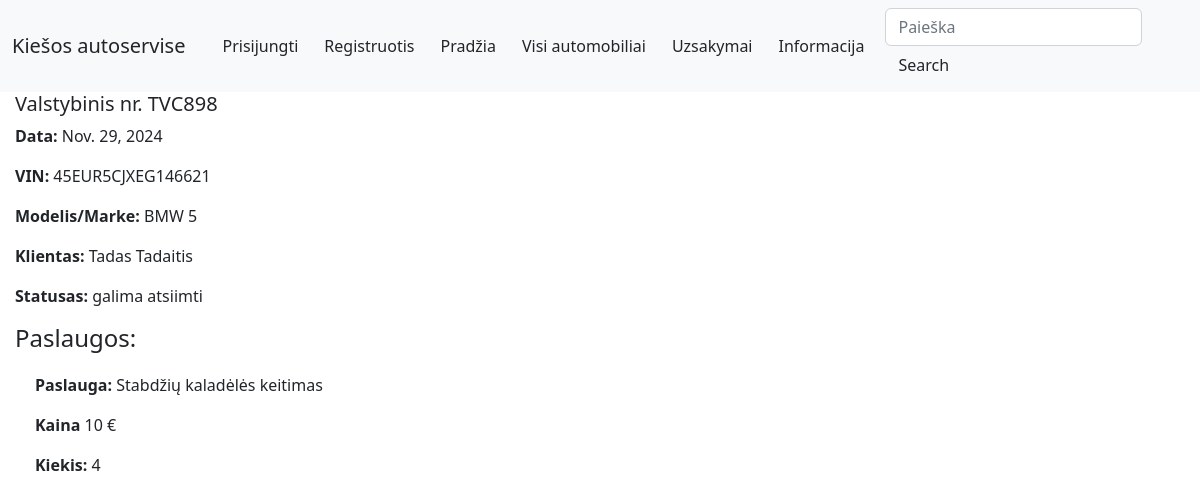
/autoservice/uzsakymai/5, run on an earlier commit of the app's database.
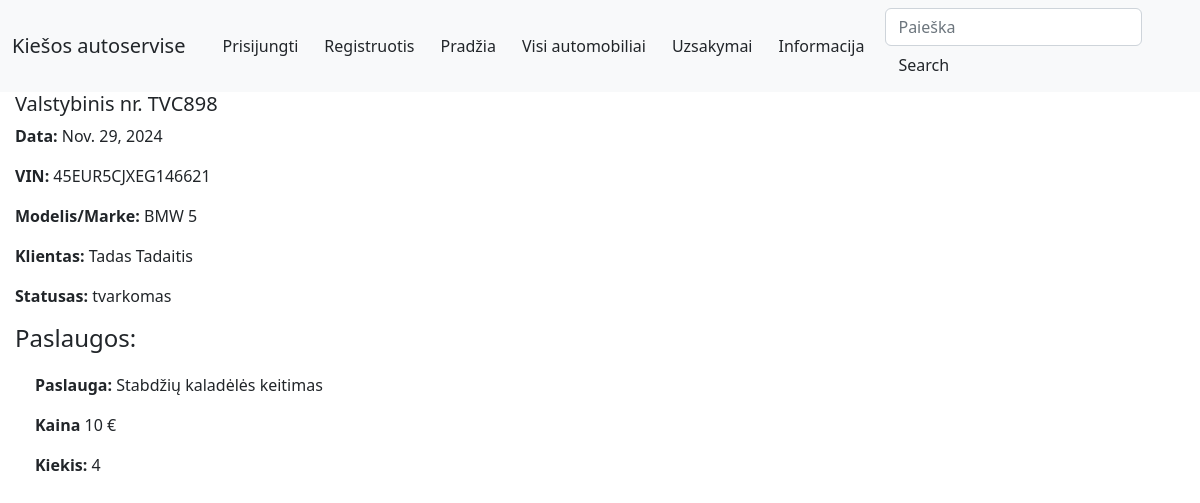
And on a later commit of the database.
### autoservice/models.py (models this page shows, shortened)
class Uzsakymas(models.Model):
    data = models.DateField('Data', null=True, blank=True)
    automobilis_id = models.ForeignKey('Automobilis', on_delete=models.CASCADE, null=False)
    bus_sutvarkyta = models.DateField('Bus sutvarkyta', null=True, blank=True)
    savininkas = models.ForeignKey(User, on_delete=models.SET_NULL, null=True, blank=True)
    LOAN_STATUS = (
        ('uzregistruotas', 'Uzregistruota'),
        ('eileje', 'Eileje'),
        ('tvarkomas', 'Tvarkoma'),
        ('galima atsiimti', 'Galima atsiimti'),
        ('atlikta', 'Atlikta'),
    )
    status = models.CharField(
        max_length=20,
        choices=LOAN_STATUS,
        blank=True,
        default='Uzregistruotas',
        help_text='Statusas',
    )
    class Meta:
        ordering = ['bus_sutvarkyta']
        verbose_name_plural = "Uzsakymai"
    def display_automobilis_val_nr(self):
        return self.automobilis_id.valstybinis_nr
    display_automobilis_val_nr.short_description = 'Valstybinis NR.'
    def display_automobilis_vin(self):
        return self.automobilis_id.vin_kodas
    display_automobilis_vin.short_description = 'VIN Kodas.'
    def display_automobilis_client(self):
        return self.automobilis_id.klientas
    display_automobilis_client.short_description = 'Klientas'
    def display_automobilis_marke(self):
        return self.automobilis_id.automobilio_modelis_id
    display_automobilis_marke.short_description = 'Gamintojas/Marke'

class Automobilis(models.Model):
    valstybinis_nr = models.CharField('Valstybinis_NR', max_length=15, help_text='Iveskite Valstybini nr.(pvz AAA000)')
    automobilio_modelis_id = models.ForeignKey('AutomobiloModelis', on_delete=models.CASCADE, null=False,related_name='automobiliomodelis')
    vin_kodas = models.CharField('VIN_Kodas', max_length=17, help_text='Iveskite VIN (pvz.3C6UR5CJXEG146621)')
    klientas = models.CharField('Klientas', max_length=100, help_text='Vardas Pavarde pvz(Juozas Juozaitis)')
    aprasymas = HTMLField('Aprasymas',help_text='Aprasymas',null=True)
    cover = models.ImageField('Viršelis', upload_to='covers', null=True,blank=True)
    def display_automobilis_modelis(self):
        return f'{self.automobilio_modelis_id.marke} {self.automobilio_modelis_id.modelis}'
    display_automobilis_modelis.short_description = 'Automobilis'
    class Meta:
        verbose_name_plural = "Automobiliai"

class AutomobiloModelis(models.Model):
    marke = models.CharField('Markė', max_length=100, help_text='Iveskite markę (pvz. Ford )')
    modelis = models.CharField('Modelis', max_length=100, help_text='Iveskite modelį (pvz. Focus )')
    def __str__(self):
        return f'{self.marke} {self.modelis}'
    class Meta:
        verbose_name = 'Automobilio Modelis'
        verbose_name_plural = 'Automobilio modeliai'

### autoservice/views.py (the view)
# urls.py: path('uzsakymai/<int:pk>', views.UzsakymasDetailView.as_view(), name='uzsakymas-detail'),
class UzsakymasDetailView(generic.DetailView):
    model = Uzsakymas
    template_name = 'uzsakymas_detail.html'

### autoservice/templates/uzsakymas_detail.html
{% extends "base.html" %}
{% block content %}
<h5>Valstybinis nr. {{ uzsakymas.automobilis_id.valstybinis_nr }}</h5>
<p><strong>Data: </strong> {{ uzsakymas.data }}</p>
<p><strong>VIN: </strong>{{ uzsakymas.automobilis_id.vin_kodas }}</p>
<p><strong>Modelis/Marke: </strong>{{ uzsakymas.automobilis_id.automobilio_modelis_id }}</p>
<p><strong>Klientas: </strong>{{ uzsakymas.automobilis_id.klientas }}</p>
<p><strong>Statusas: </strong>{{ uzsakymas.status }}</p>
<h4>Paslaugos:</h4>
{% for eilute in uzsakymas.uzsakymoeilute_set.all %}
<div style="margin-left:20px;margin-top:20px">
  <p><strong>Paslauga:</strong> {{ eilute.paslauga_id.pavadinimas }} </p>
  <p><strong>Kaina</strong> {{ eilute.paslauga_id.kaina }} €</p>
  <p><strong>Kiekis:</strong> {{ eilute.kiekis }}</p>
</div>
{% endfor %}
{% endblock %}

What changed in the data, as far as the page shows it:
changed Uzsakymas "TVC898": status "galima atsiimti" → "tvarkomas"
